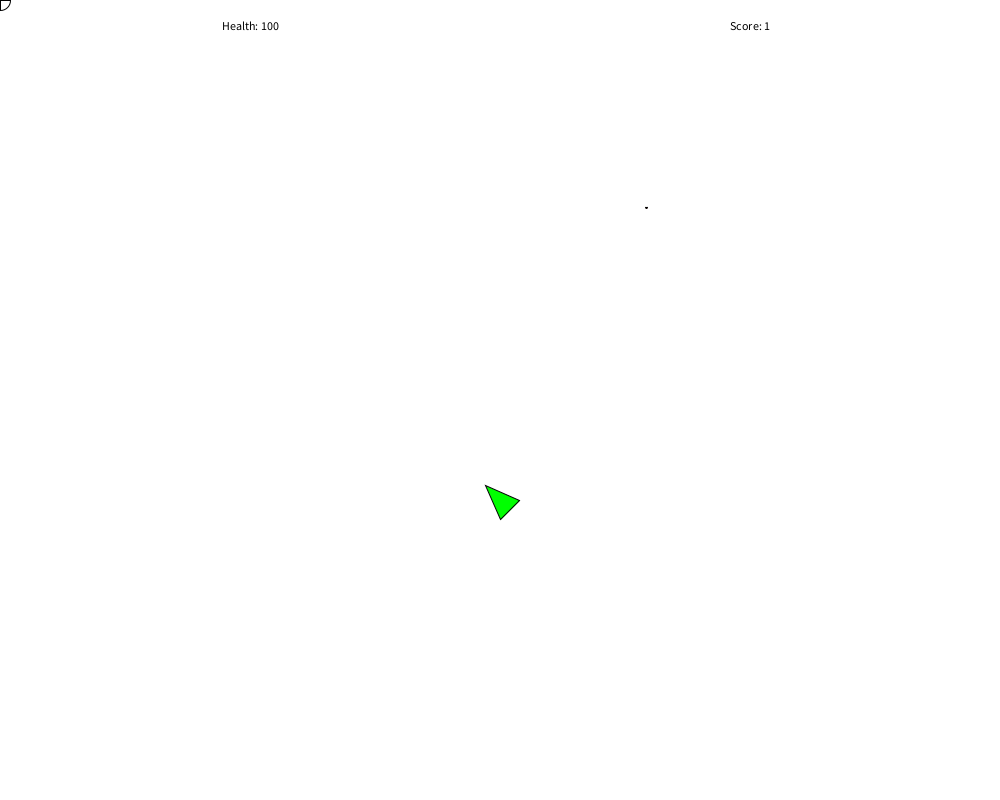
Frame 1 (no input)
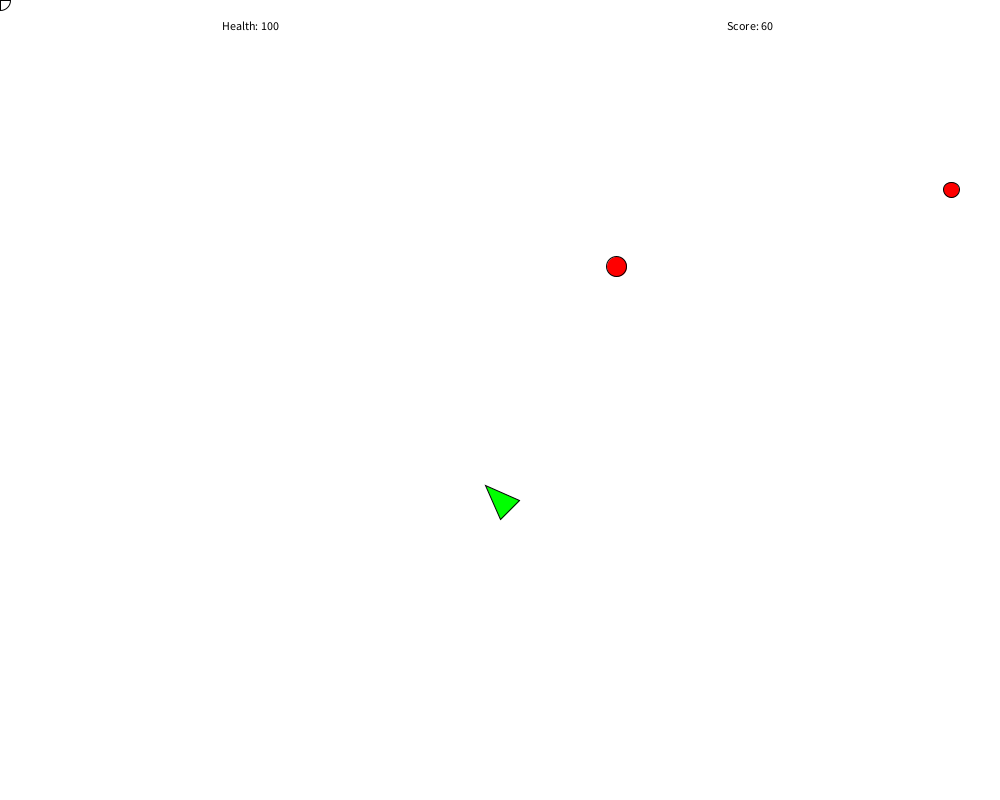
Frame 60 (the mouse pressed at the canvas centre just before this capture)
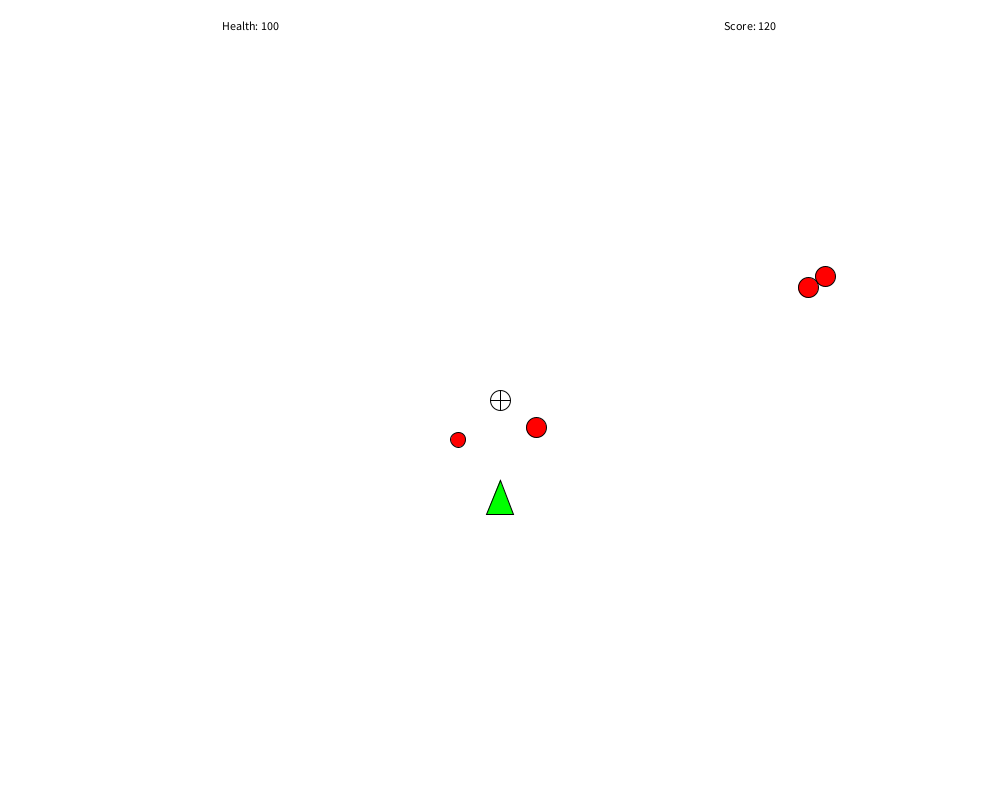
Frame 120 (the mouse held since frame 60 and released just before this capture)

The Processing sketch that drew these frames (run headless with seeded random() and noise(); from frame 60 on, the mouse is pressed at the canvas centre):

// Processing sketch: processing_94294
// ── processing_94294.pde


int w = 1000;
int h = 800;
int weapon = 1;
Thing thing1;
Enemy e;
int counter = 100;
int max = 30;
ArrayList el = new ArrayList();
ArrayList b = new ArrayList();
float score = 0;

void setup(){
  size(1000, 800);
  thing1 = new Thing(w/2, w/2);
  e = new Enemy(200, 200);
  noCursor();
  noFill();
}

void draw(){
  
  if((int)thing1.getHealth()>0){ 
  background(255);
  noFill();
  stroke(0);
  ellipse(mouseX, mouseY, 20, 20);
  line(mouseX, mouseY-10, mouseX, mouseY+10);
  line(mouseX-10, mouseY, mouseX+10, mouseY);
  
  thing1.move();
  thing1.display();
  
  
  if(counter>max){
    el.add(new Enemy(random(0, width), random (0, height)));
    counter = 0;
    //max -= .5;
  }
  
  for(int i = 0; i < el.size(); i++){
    Enemy e = (Enemy)el.get(i);
    e.move(thing1);
    e.display();
    if(thing1.hit(e)){
      el.remove(i);
      i--; 
      break;
    }
    for(int j = 0; j < b.size(); j++){
      Bullet bu = (Bullet)b.get(j);
      if(e.hit(bu)){
        el.remove(i);
        b.remove(j);
        score+=100;
        i--;
        break;
      }    
    }
  }
  
  for(int i = 0; i < b.size(); i++){
    Bullet bo = (Bullet)b.get(i);
    if(!bo.display()){
      b.remove(i);
      i--;
    }
  }  
  
  counter++;
  score+=1;
  score = max(score, 0);
  fill(0);
  textAlign(CENTER);
  text("Score: "  + (int)score, width*3/4, 30);
  text("Health: "  + (int)thing1.getHealth(), width/4, 30);
  }
  
  
  
}


void keyPressed(){
  if(key == 'w')
    thing1.keyP(1);
  else if(key == 's')
    thing1.keyP(2);
  else if(key == 'a')
    thing1.keyP(3);
  else if(key == 'd')
    thing1.keyP(4);
}

void keyReleased(){
  if(key == 'w')
    thing1.keyR(1);
  else if(key == 's')
    thing1.keyR(2);
  else if(key == 'a')
    thing1.keyR(3);
  else if(key == 'd')
    thing1.keyR(4);
}

void mousePressed(){
    b.add(thing1.shoot());
}
    
    
    
class Thing{
  int s = 30;
  float x;
  float y;
  float x1;
  float y1;
  float x2;
  float y2;
  float x3;
  float y3;
  float vx;
  float vy;
  float ax;
  float ay;
  float a = .5;
  boolean u;
  boolean d;
  boolean l;
  boolean r;
  float z;
  float f = .2;
  float m;
  boolean c = false;
  float health = 100;
  int bombs = 3;
  
  
  
  
  Thing(int xp, int yp){
    x = xp;
    y = yp;
    vx = 0;
    vy = 0;
    ax = 0;
    ay = 0;
    z = PI/2;
    x1 = x - 50*cos(z);
    y1 = y - 50*sin(z);
    x2 = x - 20*cos(z+.75);
    y2 = y - 20*sin(z+.75);
    x3 = x - 20*cos(z-.75);
    y3 = y - 20*sin(z-.75);
    
  }
  
  
  void move(){
    if(!(l || r)){
      if (vx>.02){
        ax=-f*cos(atan2(vy, vx));
      } else if(vx < -.02){
        ax= f*cos(atan2(vy, -vx));
      } else {
        ax = 0;
        vx = 0;
      }
    }
    if(!(u || d)){
      if (vy>.02){
        ay=-f*sin(atan2(vy, -vx));
      } else if(vy < -.02){
        ay= f*sin(atan2(-vy, vx));
      } else {
        ay = 0;
        vy = 0;
      }
    }
    z = atan2(mouseY-y, mouseX-x);
      
    
    vx += ax;
    vy += ay;
    vx = min(10, max(vx, -10));
    vy = min(10, max(vy, -10));
    x += vx;
    y += vy;
    
    
    
    
    x1 = x + 20*cos(z);
    y1 = y + 20*sin(z);
    x2 = x - 20*cos(z+.75);
    y2 = y - 20*sin(z+.75);
    x3 = x - 20*cos(z-.75);
    y3 = y - 20*sin(z-.75);
    if(x1 < 0 || x2 < 0 || x3 < 0){
      m = min(x1, min(x2, x3));
      x-=m;
      x1-=m;
      x2-=m;
      x3-=m;
      vx = 0;
    } else if(x1 > w || x2 > w || x3 > w){
      m = max(x1, max(x2, x3))-w;
      x-=m;
      x1-=m;
      x2-=m;
      x3-=m;
      vx = 0;
    }
    
    if(y1 < 0 || y2 < 0 || y3 < 0){
      
      m = min(y1, min(y2, y3));
      y-=m;
      y1-=m;
      y2-=m;
      y3-=m;
      vy = 0;
    } else if(y1 > h || y2 > h || y3 > h){
      m = max(y1, max(y2, y3))-h;
      y-=m;
      y1-=m;
      y2-=m;
      y3-=m;
      vy = 0;
    }
    health+=.003;
  }
  
  void display(){
    fill(0, 255, 0);
    stroke(0);
    triangle(x1, y1, x2, y2, x3, y3);
  }
  
  void keyP(int q){
    if(q == 1){
      ay = 0-a;
      u = true;
    } else if (q == 2){
      ay = a;
      d = true;
    } else if (q == 3){
      ax = 0-a;
      l = true;
    } else if (q == 4){
      ax = a;
      r = true;
    }
  }
  
  void keyR(int q){
    if(q == 1){
      if(d) ay = a;
      else ay = 0;
      u = false;
    } else if (q == 2){
      if(u) ay = 0-a;
      else ay = 0;
      d = false;
    } else if (q == 3){
      if(r) ax = a;
      else ax = 0;
      l = false;
    } else if (q == 4){
      if(l) ax = 0-a;
      else ax = 0;
      r = false;
    }
  }  
  
  Bullet shoot(){
      return new Bullet(x, y, z);
  }
  
  float getHealth(){
    health = constrain(health, 0, 100);
    return health;
  }
  
  int getBombs(){
    return bombs;   
  }
  
   float getX(){
     return x;
   }
   
   float getY(){
     return y;
   }
   float r2;
   
   boolean hit(Enemy b){
     r2 = sqrt((b.getY()-y)*(b.getY()-y) + (b.getX()-x)*(b.getX()-x));
     if (r2<(35+b.getSize())/2 && b.ready()){
       health-=5;
       score-=50;
       return true;
     }
     return false;
   }  
  
  
}





class Bullet{
   float x;
   float y;
   float vx;
   float vy;
   float v=15;
   
   Bullet(float xp, float yp, float r){
     x = xp;
     y = yp;
     vx = v*cos(r);
     vy = v*sin(r);
   }
   
   boolean display(){
     fill(255, 255, 0);
     stroke(0);
     x+=vx;
     y+=vy;
     ellipse(x, y, 5, 5);
     if(x<0 || x>1000 || y < 0 || y > 800)
       return false;
     return true;
   }
   
   float getX(){
     return x;
   }
   
   float getY(){
     return y;
   }

}



class Enemy{
  float x;
  float y;
  int health = 100;
  float vx;
  float vy;
  float v = 3;
  float r;
  float c = 1;
  
  Enemy(float xp, float yp){
    x = xp;
    y = yp;
  }
  
  void move(Thing thing){
    if (c >= 20){
      r = atan2(thing.getY()-y, thing.getX()-x);
      vx = v*cos(r);
      vy = v*sin(r);
      x+=vx;
      y+=vy;
    } else
      c+=.5;
    
  }
  
  void display(){
    fill(255, 0, 0);
    stroke(0);
    ellipse(x, y, c, c);
  }
  
  float r2;

  boolean hit(Bullet b){
    r2 = sqrt((b.getY()-y)*(b.getY()-y) + (b.getX()-x)*(b.getX()-x));
    if (r2<(c+6)/2)
      return true;
      
  return false;
  }  
  
   boolean ready(){
    return c>=20;
  }
  float getY(){
    return y;
  }
  float getX(){
    return  x;
  }
  float getSize(){
    return c;
  }

}
